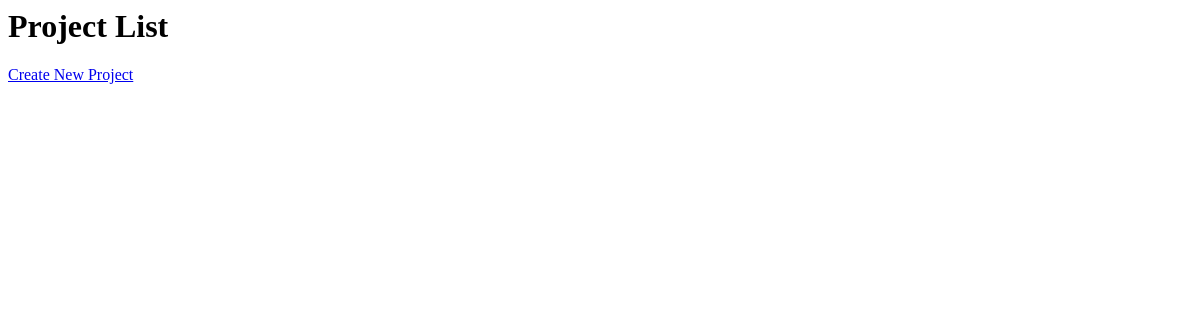
Page /projects/ on the earlier database version.
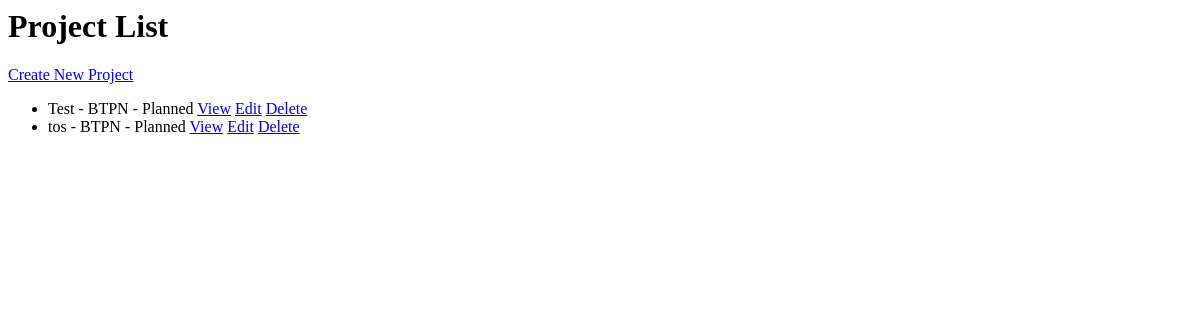
Same page on the later database version.
### projects/models.py (models this page shows, shortened)
class Project(models.Model):
    STATUS_CHOICES = [
        ('Planned', 'Planned'),
        ('In Progress', 'In Progress'),
        ('Completed', 'Completed'),
        ('On Hold', 'On Hold'),
    ]
    project_name = models.CharField(max_length=255, unique=True)
    description = models.TextField(blank=True)
    product = models.ForeignKey(Product, on_delete=models.RESTRICT)
    start_date = models.DateField()
    end_date = models.DateField(blank=True, null=True)
    status = models.CharField(max_length=50, choices=STATUS_CHOICES, default='Planned')
    created_at = models.DateTimeField(auto_now_add=True)
    updated_at = models.DateTimeField(auto_now=True)

### products/models.py (models this page shows, shortened)
class Product(models.Model):
    product_name = models.CharField(max_length=100, unique=True)
    product_logo = models.ImageField(upload_to=upload_to, blank=True, null=True)
    description = models.TextField(blank=True)
    created_at = models.DateTimeField(auto_now_add=True)
    updated_at = models.DateTimeField(auto_now=True)

### projects/views.py (the view)
# urls.py: path('', views.project_list, name='project_list'),
def project_list(request):
    projects = Project.objects.select_related('product').all()
    return render(request, 'projects/project_list.html', {'projects': projects})

### projects/templates/projects/project_list.html
<h1>Project List</h1>
<a href="{% url 'project_create' %}">Create New Project</a>
<ul>
{% for project in projects %}
    <li>
        {{ project.project_name }} - {{ project.product.product_name }} - {{ project.status }}
        <a href="{% url 'project_detail' project.pk %}">View</a>
        <a href="{% url 'project_update' project.pk %}">Edit</a>
        <a href="{% url 'project_delete' project.pk %}">Delete</a>
    </li>
{% endfor %}
</ul>

Differences in the rows shown:
added Project: project_name "Test", product.product_name "BTPN", status "Planned"
added Project: project_name "tos", product.product_name "BTPN", status "Planned"
